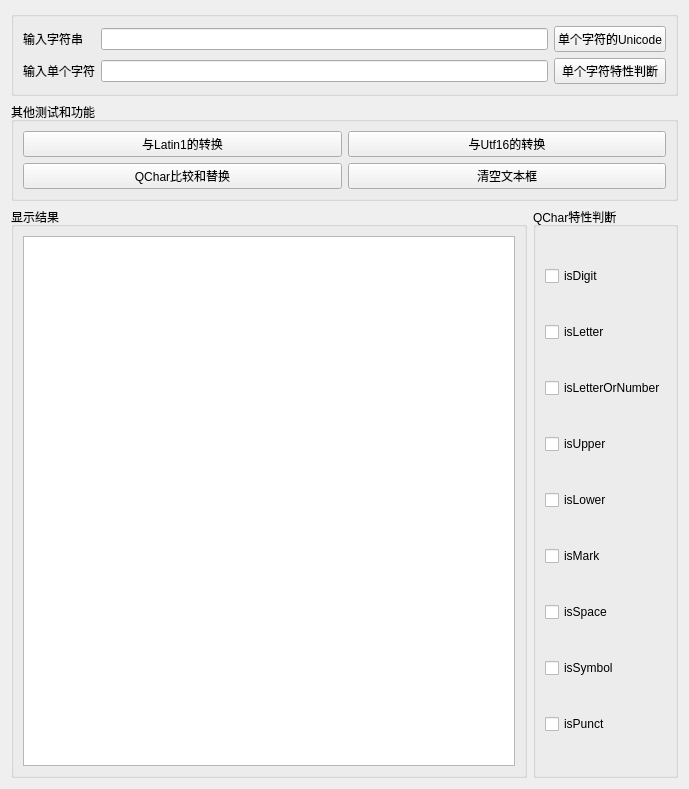
<?xml version="1.0" encoding="UTF-8"?>
<ui version="4.0">
 <class>Widget</class>
 <widget class="QWidget" name="Widget">
  <property name="geometry">
   <rect>
    <x>0</x>
    <y>0</y>
    <width>689</width>
    <height>789</height>
   </rect>
  </property>
  <property name="windowTitle">
   <string>Widget</string>
  </property>
  <layout class="QVBoxLayout" name="verticalLayout">
   <item>
    <layout class="QHBoxLayout" name="horizontalLayout"/>
   </item>
   <item>
    <widget class="QGroupBox" name="groupBox">
     <property name="title">
      <string/>
     </property>
     <layout class="QGridLayout" name="gridLayout">
      <item row="0" column="0">
       <widget class="QLabel" name="labelStr">
        <property name="text">
         <string>输入字符串</string>
        </property>
       </widget>
      </item>
      <item row="0" column="1">
       <widget class="QLineEdit" name="lineEditStr"/>
      </item>
      <item row="0" column="2">
       <widget class="QPushButton" name="btnGetCharUnicode">
        <property name="text">
         <string>单个字符的Unicode</string>
        </property>
       </widget>
      </item>
      <item row="1" column="0">
       <widget class="QLabel" name="labelChar">
        <property name="text">
         <string>输入单个字符</string>
        </property>
       </widget>
      </item>
      <item row="1" column="1">
       <widget class="QLineEdit" name="lineEditChar"/>
      </item>
      <item row="1" column="2">
       <widget class="QPushButton" name="btnCharFeat">
        <property name="text">
         <string>单个字符特性判断</string>
        </property>
       </widget>
      </item>
     </layout>
    </widget>
   </item>
   <item>
    <widget class="QGroupBox" name="groupBox_2">
     <property name="title">
      <string>其他测试和功能</string>
     </property>
     <layout class="QGridLayout" name="gridLayout_2">
      <item row="0" column="0">
       <widget class="QPushButton" name="btnConvLatin">
        <property name="text">
         <string>与Latin1的转换</string>
        </property>
       </widget>
      </item>
      <item row="0" column="1">
       <widget class="QPushButton" name="btnConvUtf16">
        <property name="text">
         <string>与Utf16的转换</string>
        </property>
       </widget>
      </item>
      <item row="1" column="0">
       <widget class="QPushButton" name="btnCmpQChar">
        <property name="text">
         <string>QChar比较和替换</string>
        </property>
       </widget>
      </item>
      <item row="1" column="1">
       <widget class="QPushButton" name="btnClear">
        <property name="text">
         <string>清空文本框</string>
        </property>
       </widget>
      </item>
     </layout>
    </widget>
   </item>
   <item>
    <layout class="QHBoxLayout" name="horizontalLayout_2">
     <item>
      <widget class="QGroupBox" name="groupBox_3">
       <property name="title">
        <string>显示结果</string>
       </property>
       <layout class="QHBoxLayout" name="horizontalLayout_3">
        <item>
         <widget class="QPlainTextEdit" name="plainTextEdit"/>
        </item>
       </layout>
      </widget>
     </item>
     <item>
      <widget class="QGroupBox" name="groupBox_4">
       <property name="title">
        <string>QChar特性判断</string>
       </property>
       <layout class="QGridLayout" name="gridLayout_3">
        <item row="0" column="0">
         <widget class="QCheckBox" name="checkIsDigit">
          <property name="text">
           <string>isDigit</string>
          </property>
         </widget>
        </item>
        <item row="1" column="0">
         <widget class="QCheckBox" name="checkIsLetter">
          <property name="text">
           <string>isLetter</string>
          </property>
         </widget>
        </item>
        <item row="2" column="0">
         <widget class="QCheckBox" name="checkIsLLetterOrNumber">
          <property name="text">
           <string>isLetterOrNumber</string>
          </property>
         </widget>
        </item>
        <item row="3" column="0">
         <widget class="QCheckBox" name="checkIsUpper">
          <property name="text">
           <string>isUpper</string>
          </property>
         </widget>
        </item>
        <item row="4" column="0">
         <widget class="QCheckBox" name="checkIsLower">
          <property name="text">
           <string>isLower</string>
          </property>
         </widget>
        </item>
        <item row="5" column="0">
         <widget class="QCheckBox" name="checkIsMark">
          <property name="text">
           <string>isMark</string>
          </property>
         </widget>
        </item>
        <item row="6" column="0">
         <widget class="QCheckBox" name="checkIsSpace">
          <property name="text">
           <string>isSpace</string>
          </property>
         </widget>
        </item>
        <item row="7" column="0">
         <widget class="QCheckBox" name="checkIsSymbol">
          <property name="text">
           <string>isSymbol</string>
          </property>
         </widget>
        </item>
        <item row="8" column="0">
         <widget class="QCheckBox" name="checkIsPunct">
          <property name="text">
           <string>isPunct</string>
          </property>
         </widget>
        </item>
       </layout>
      </widget>
     </item>
    </layout>
   </item>
  </layout>
 </widget>
 <resources/>
 <connections/>
</ui>
